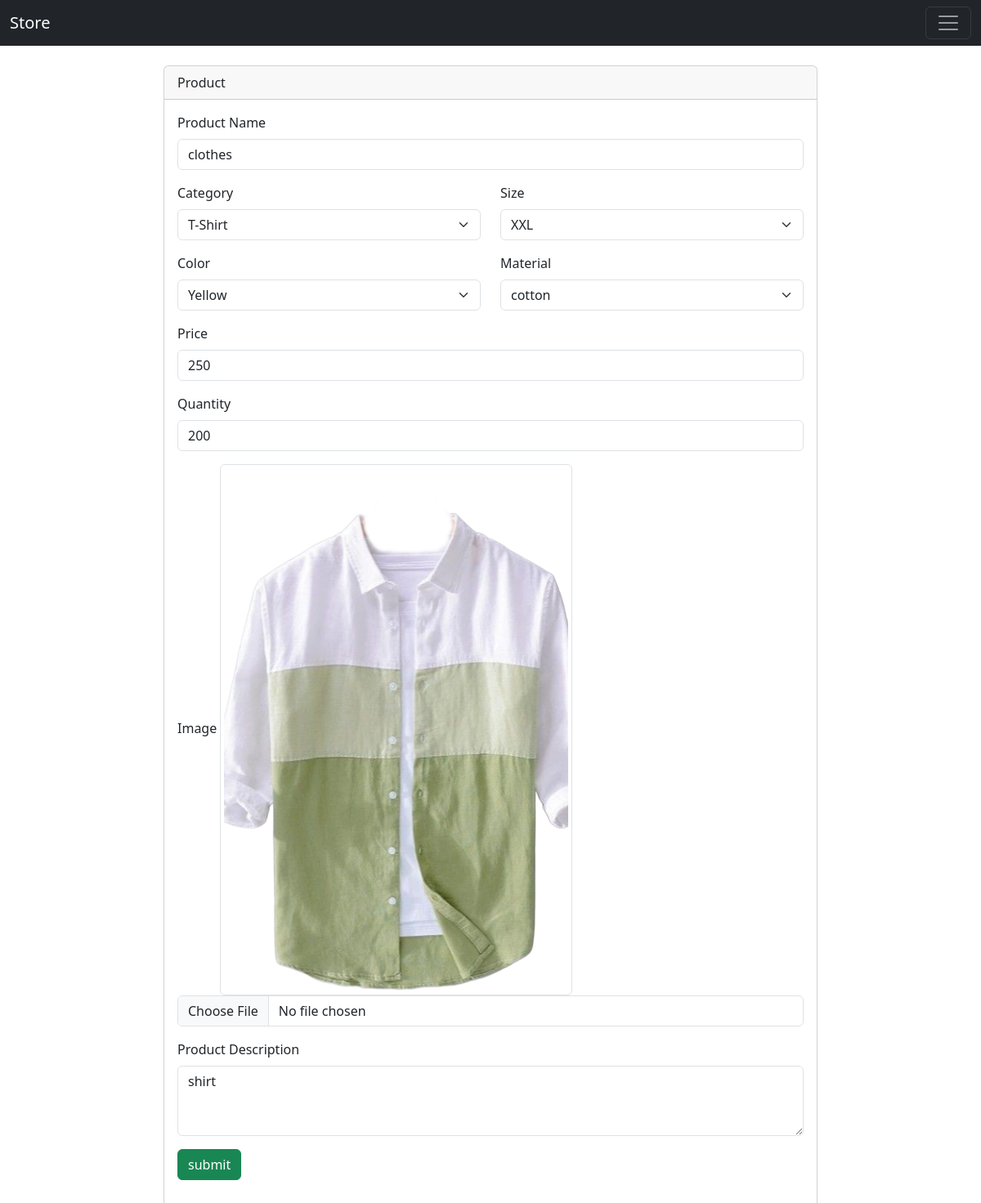
/edit/31, run on the app's committed database.
### inventory/models.py (models this page shows, shortened)
class Product(models.Model):
    product_name= models.CharField(max_length=45,null=False)
    category = models.IntegerField(null=False)
    size =  models.IntegerField(null=False)
    color= models.IntegerField(null=False)
    material=  models.CharField(max_length=45,null=False)
    price =  models.IntegerField(null=False)
    quantity= models.IntegerField(null=False)
    image= models.FileField( upload_to="product", max_length=250 , null=True, default=None)
    description=models.CharField(max_length=45)

class size(models.Model):
    name=models.CharField(max_length=45,null=False)

class Color(models.Model):
    color_name=models.CharField(max_length=45,null=False)

### inventory/views.py (the view, shortened to what this page needs)
# urls.py: path('edit/<id>',views.edit,name='edit'),
def edit(request, id):
    categories = category.objects.all()
    sizes = size.objects.all()
    colors = Color.objects.all()
    product = Product.objects.get(id=id)
    context = {
        'products': product,
        'categories': categories,
        'sizes': sizes,
        'colors': colors,
    }
    return render(request, "edit.html", context)

### templates/edit.html (shortened to what this page needs)
{% extends 'base.html' %}
{% block content %}
  <div style=" display: flex; justify-content: center;">
    <div class="card" style="width: 50rem; ">
      <div class="card-header">Product</div>
      <div class="card-body">
        <form action="/edit/{{products.id}}" method="post" enctype="multipart/form-data">
          <div class="mb-3">
            <label class="form-label">Product Name</label>
            <input type="text" class="form-control" id="product" name="product_name" value="{{products.product_name}}" placeholder="Product Name" required />
          </div>
          <div class="row">
            <div class="col mb-3">
              <label class="form-label">Category</label>
              <select class="form-select" aria-label="Default select example" name="category" required>
                {% for cat in categories %}
                  <option value="{{ cat.id }}" {% if products.categor == cat.id %} selected {% endif %}>
                    {{ cat.name }}
                </option>
                {% endfor %}
              </select>
            </div>
            <div class="col mb-3">
              <label class="form-label">Size</label>
              <select class="form-select" aria-label="Default select example" name="size" required>
                {% for size in sizes %}
                  <option value="{{ size.id }}" {% if products.size == size.id %} selected {% endif %}>
                    {{ size.name }}
                </option>
                {% endfor %}
              </select>
            </div>
          </div>
          <div class="row">
            <div class="col mb-3">
                <label class="form-label">Color</label>
                <select class="form-select" aria-label="Default select example" name="color" required>
                  {% for color in colors %}
                    <option value="{{ color.id }}" {% if products.color == color.id %} selected {% endif %}>
                      {{ color.color_name }}
                  </option>
                  {% endfor %}
                </select>
              </div>
            <div class="col mb-3">
              <label class="form-label">Material</label>
              <select class="form-select" aria-label="Default select example" name="material" required>
                <option value="{{products.material}}">{{products.material}}</option>
              </select>
            </div>
          </div>
          <div class="mb-3">
            <label for="price" class="form-label">Price</label>
            <input type="text" class="form-control" id="price" name="price" value="{{products.price}}" placeholder="Price" required />
          </div>
          <div class="mb-3">
            <label for="quantity" class="form-label">Quantity</label>
            <input type="text" class="form-control" id="quantity" name="quantity" value="{{products.quantity}}" placeholder="Quantity" required />
          </div>
          <div class="mb-3">
            <label for="image" class="form-label">Image</label>
            <img src="{{ products.image.url }}" alt="image" class="img-thumbnail">
            <input type="file" class="form-control" id="image"   name="image"  />
          </div>
          <div class="mb-3">
            <label for="Description" class="form-label">Product Description</label>
            <textarea class="form-control" id="Description" name="description" rows="3">{{products.description}}</textarea>
          </div>
          <div class="mb-3">
            <input type="submit" class="btn btn-success" name="submit" value="submit" />
          </div>
        </form>
      </div>
    </div>
  </div>
{% endblock %}

### data on the page
Product: product_name "clothes", size "XXL", color "Yellow", material "cotton", price "250", quantity "200", image (picture), description "shirt"

### other printed values
form field category "T-Shirt"
